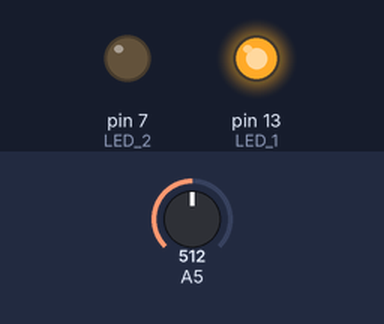
Recording of a sketch running on a simulated Arduino Uno, built with avr-gcc and run on an emulated ATmega328P. Parts: output pins drawn as LEDs (lit = HIGH). The inputs (shaded band) are chosen by the test bench; at power-on: A5 = 512.

Above: at 1.3 s.
1.4 s: A5 set to 23
2.9 s: A5 set to 19
At 3.6 s:
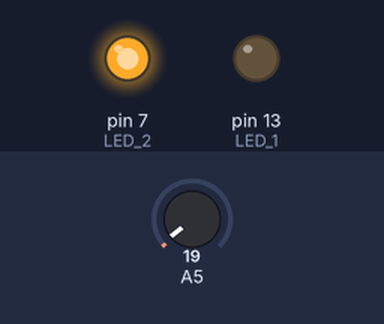
4.5 s: A5 set to 122
At 5.7 s:
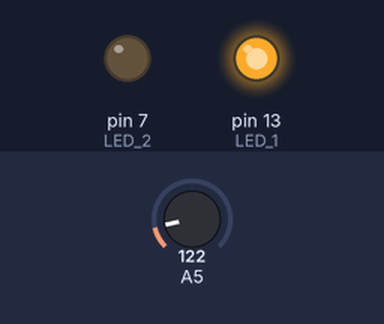
6.0 s: A5 set to 10
At 7.1 s:
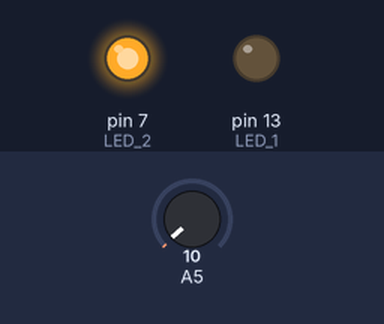
Timing chart, 0 to 8.5 s (numbered marks = the images above; inputs shaded):
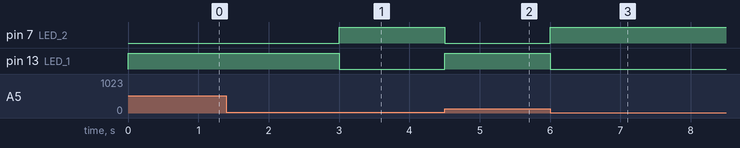

Measured:
- the behaviour switches between 21 and 20 on A5 (found by bisection; images 0 and 1)
- after the input at 1.4 s, every drawn part: stays the same
- after the input at 2.9 s, pin 7 (LED_2): LOW → HIGH after 0.10 s; pin 13 (LED_1): HIGH → LOW after 0.10 s
- after the input at 4.5 s, pin 7 (LED_2): HIGH → LOW at once; pin 13 (LED_1): LOW → HIGH at once
- after the input at 6.0 s, pin 7 (LED_2): LOW → HIGH at once; pin 13 (LED_1): HIGH → LOW at once

The sketch:

Double_Potentiometer.ino
```cpp
int LED_1=13;
int LED_2=7;

void setup() {
  pinMode(LED_1, OUTPUT);
  pinMode(LED_2, OUTPUT);

  digitalWrite(LED_1, LOW);
  digitalWrite(LED_2, LOW);

}

void loop() {
  int val=analogRead(A5);

  if (val > 20){
    digitalWrite(LED_1, HIGH);
    digitalWrite(LED_2, LOW);
  }

  else{
    digitalWrite(LED_1, LOW);
    digitalWrite(LED_2, HIGH);
  }

  delay(500);
}
```
